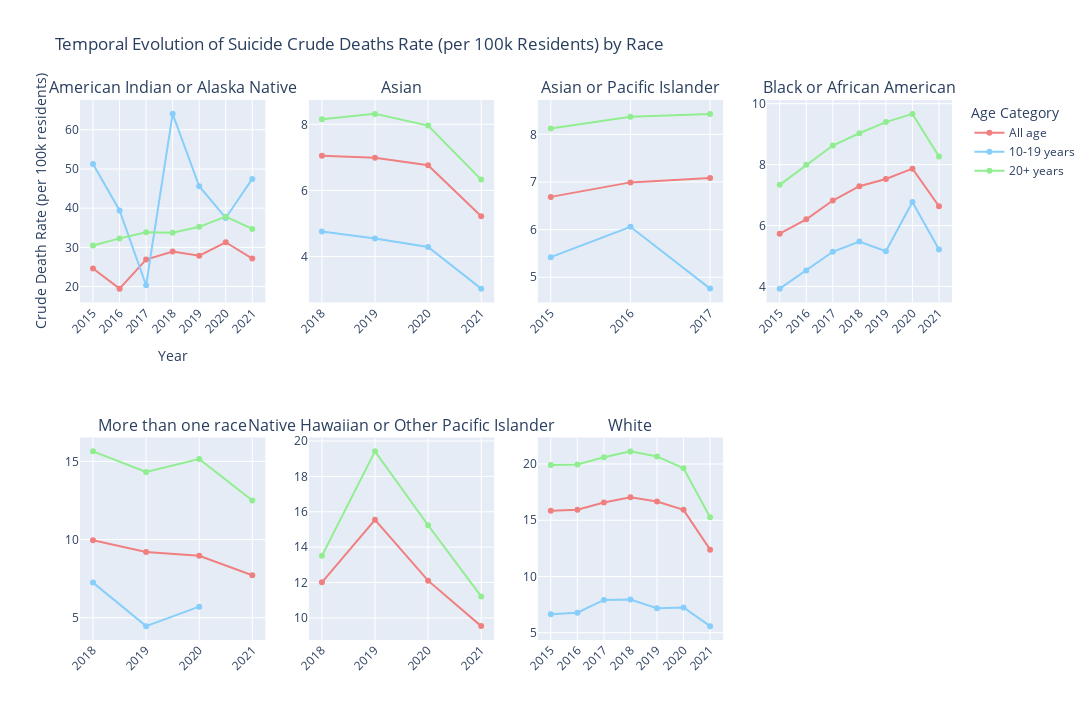

The cell this chart's notebook holds for it:
### Code cell
sd.plot_race_data_rate()

### Figure 1 — Plotly figure (JSON) as saved in the notebook; plotly's stock layout.template omitted (floating-point values rounded to 4 significant figures)
{"data": [{"marker": {"color": "lightcoral", "line": {"color": "lightcoral"}}, "mode": "lines+markers", "name": "All age", "showlegend": true, "type": "scatter", "x": ["2015", "2016", "2017", "2018", "2019", "2020", "2021"], "xaxis": "x", "y": [24.62, 19.47, 26.88, 28.95, 27.89, 31.3, 27.14], "yaxis": "y"}, {"marker": {"color": "LightSkyBlue", "line": {"color": "LightSkyBlue"}}, "mode": "lines+markers", "name": "10-19 years", "showlegend": true, "type": "scatter", "x": ["2015", "2016", "2017", "2018", "2019", "2020", "2021"], "xaxis": "x", "y": [51.26, 39.42, 20.34, 64.06, 45.59, 37.5, 47.47], "yaxis": "y"}, {"marker": {"color": "LightGreen", "line": {"color": "LightGreen"}}, "mode": "lines+markers", "name": "20+ years", "showlegend": true, "type": "scatter", "x": ["2015", "2016", "2017", "2018", "2019", "2020", "2021"], "xaxis": "x", "y": [30.46, 32.29, 33.85, 33.75, 35.24, 37.84, 34.7], "yaxis": "y"}, {"marker": {"color": "lightcoral", "line": {"color": "lightcoral"}}, "mode": "lines+markers", "name": "All age", "showlegend": false, "type": "scatter", "x": ["2018", "2019", "2020", "2021"], "xaxis": "x2", "y": [7.051, 6.987, 6.763, 5.217], "yaxis": "y2"}, {"marker": {"color": "LightSkyBlue", "line": {"color": "LightSkyBlue"}}, "mode": "lines+markers", "name": "10-19 years", "showlegend": false, "type": "scatter", "x": ["2018", "2019", "2020", "2021"], "xaxis": "x2", "y": [4.756, 4.544, 4.288, 3.027], "yaxis": "y2"}, {"marker": {"color": "LightGreen", "line": {"color": "LightGreen"}}, "mode": "lines+markers", "name": "20+ years", "showlegend": false, "type": "scatter", "x": ["2018", "2019", "2020", "2021"], "xaxis": "x2", "y": [8.149, 8.315, 7.962, 6.326], "yaxis": "y2"}, {"marker": {"color": "lightcoral", "line": {"color": "lightcoral"}}, "mode": "lines+markers", "name": "All age", "showlegend": false, "type": "scatter", "x": ["2015", "2016", "2017"], "xaxis": "x3", "y": [6.687, 6.991, 7.086], "yaxis": "y3"}, {"marker": {"color": "LightSkyBlue", "line": {"color": "LightSkyBlue"}}, "mode": "lines+markers", "name": "10-19 years", "showlegend": false, "type": "scatter", "x": ["2015", "2016", "2017"], "xaxis": "x3", "y": [5.422, 6.06, 4.762], "yaxis": "y3"}, {"marker": {"color": "LightGreen", "line": {"color": "LightGreen"}}, "mode": "lines+markers", "name": "20+ years", "showlegend": false, "type": "scatter", "x": ["2015", "2016", "2017"], "xaxis": "x3", "y": [8.121, 8.369, 8.429], "yaxis": "y3"}, {"marker": {"color": "lightcoral", "line": {"color": "lightcoral"}}, "mode": "lines+markers", "name": "All age", "showlegend": false, "type": "scatter", "x": ["2015", "2016", "2017", "2018", "2019", "2020", "2021"], "xaxis": "x4", "y": [5.734, 6.205, 6.823, 7.294, 7.529, 7.87, 6.636], "yaxis": "y4"}, {"marker": {"color": "LightSkyBlue", "line": {"color": "LightSkyBlue"}}, "mode": "lines+markers", "name": "10-19 years", "showlegend": false, "type": "scatter", "x": ["2015", "2016", "2017", "2018", "2019", "2020", "2021"], "xaxis": "x4", "y": [3.932, 4.523, 5.14, 5.48, 5.158, 6.772, 5.217], "yaxis": "y4"}, {"marker": {"color": "LightGreen", "line": {"color": "LightGreen"}}, "mode": "lines+markers", "name": "20+ years", "showlegend": false, "type": "scatter", "x": ["2015", "2016", "2017", "2018", "2019", "2020", "2021"], "xaxis": "x4", "y": [7.337, 7.995, 8.629, 9.03, 9.397, 9.667, 8.266], "yaxis": "y4"}, {"marker": {"color": "lightcoral", "line": {"color": "lightcoral"}}, "mode": "lines+markers", "name": "All age", "showlegend": false, "type": "scatter", "x": ["2018", "2019", "2020", "2021"], "xaxis": "x5", "y": [9.959, 9.21, 8.966, 7.717], "yaxis": "y5"}, {"marker": {"color": "LightSkyBlue", "line": {"color": "LightSkyBlue"}}, "mode": "lines+markers", "name": "10-19 years", "showlegend": false, "type": "scatter", "x": ["2018", "2019", "2020"], "xaxis": "x5", "y": [7.248, 4.465, 5.709], "yaxis": "y5"}, {"marker": {"color": "LightGreen", "line": {"color": "LightGreen"}}, "mode": "lines+markers", "name": "20+ years", "showlegend": false, "type": "scatter", "x": ["2018", "2019", "2020", "2021"], "xaxis": "x5", "y": [15.64, 14.32, 15.15, 12.49], "yaxis": "y5"}, {"marker": {"color": "lightcoral", "line": {"color": "lightcoral"}}, "mode": "lines+markers", "name": "All age", "showlegend": false, "type": "scatter", "x": ["2018", "2019", "2020", "2021"], "xaxis": "x6", "y": [12.01, 15.55, 12.1, 9.534], "yaxis": "y6"}, {"marker": {"color": "LightSkyBlue", "line": {"color": "LightSkyBlue"}}, "mode": "lines+markers", "name": "10-19 years", "showlegend": false, "type": "scatter", "x": [], "xaxis": "x6", "y": [], "yaxis": "y6"}, {"marker": {"color": "LightGreen", "line": {"color": "LightGreen"}}, "mode": "lines+markers", "name": "20+ years", "showlegend": false, "type": "scatter", "x": ["2018", "2019", "2020", "2021"], "xaxis": "x6", "y": [13.51, 19.41, 15.24, 11.21], "yaxis": "y6"}, {"marker": {"color": "lightcoral", "line": {"color": "lightcoral"}}, "mode": "lines+markers", "name": "All age", "showlegend": false, "type": "scatter", "x": ["2015", "2016", "2017", "2018", "2019", "2020", "2021"], "xaxis": "x7", "y": [15.84, 15.93, 16.57, 17.05, 16.66, 15.92, 12.39], "yaxis": "y7"}, {"marker": {"color": "LightSkyBlue", "line": {"color": "LightSkyBlue"}}, "mode": "lines+markers", "name": "10-19 years", "showlegend": false, "type": "scatter", "x": ["2015", "2016", "2017", "2018", "2019", "2020", "2021"], "xaxis": "x7", "y": [6.634, 6.777, 7.92, 7.956, 7.172, 7.242, 5.587], "yaxis": "y7"}, {"marker": {"color": "LightGreen", "line": {"color": "LightGreen"}}, "mode": "lines+markers", "name": "20+ years", "showlegend": false, "type": "scatter", "x": ["2015", "2016", "2017", "2018", "2019", "2020", "2021"], "xaxis": "x7", "y": [19.92, 19.95, 20.6, 21.12, 20.67, 19.62, 15.27], "yaxis": "y7"}], "layout": {"annotations": [{"font": {"size": 16}, "showarrow": false, "text": "American Indian or Alaska Native", "x": 0.1062, "xanchor": "center", "xref": "paper", "y": 1, "yanchor": "bottom", "yref": "paper"}, {"font": {"size": 16}, "showarrow": false, "text": "Asian", "x": 0.3688, "xanchor": "center", "xref": "paper", "y": 1, "yanchor": "bottom", "yref": "paper"}, {"font": {"size": 16}, "showarrow": false, "text": "Asian or Pacific Islander", "x": 0.6313, "xanchor": "center", "xref": "paper", "y": 1, "yanchor": "bottom", "yref": "paper"}, {"font": {"size": 16}, "showarrow": false, "text": "Black or African American", "x": 0.8938, "xanchor": "center", "xref": "paper", "y": 1, "yanchor": "bottom", "yref": "paper"}, {"font": {"size": 16}, "showarrow": false, "text": "More than one race", "x": 0.1062, "xanchor": "center", "xref": "paper", "y": 0.375, "yanchor": "bottom", "yref": "paper"}, {"font": {"size": 16}, "showarrow": false, "text": "Native Hawaiian or Other Pacific Islander", "x": 0.3688, "xanchor": "center", "xref": "paper", "y": 0.375, "yanchor": "bottom", "yref": "paper"}, {"font": {"size": 16}, "showarrow": false, "text": "White", "x": 0.6313, "xanchor": "center", "xref": "paper", "y": 0.375, "yanchor": "bottom", "yref": "paper"}], "height": 720, "legend": {"title": {"text": "Age Category"}}, "title": {"text": "Temporal Evolution of Suicide Crude Deaths Rate (per 100k Residents) by Race"}, "width": 1280, "xaxis": {"anchor": "y", "domain": [0, 0.2125], "tickangle": -45, "title": {"text": "Year"}}, "xaxis2": {"anchor": "y2", "domain": [0.2625, 0.475], "tickangle": -45}, "xaxis3": {"anchor": "y3", "domain": [0.525, 0.7375], "tickangle": -45}, "xaxis4": {"anchor": "y4", "domain": [0.7875, 1], "tickangle": -45}, "xaxis5": {"anchor": "y5", "domain": [0, 0.2125], "tickangle": -45}, "xaxis6": {"anchor": "y6", "domain": [0.2625, 0.475], "tickangle": -45}, "xaxis7": {"anchor": "y7", "domain": [0.525, 0.7375], "tickangle": -45}, "xaxis8": {"anchor": "y8", "domain": [0.7875, 1], "tickangle": -45}, "yaxis": {"anchor": "x", "domain": [0.625, 1], "title": {"text": "Crude Death Rate (per 100k residents)"}}, "yaxis2": {"anchor": "x2", "domain": [0.625, 1]}, "yaxis3": {"anchor": "x3", "domain": [0.625, 1]}, "yaxis4": {"anchor": "x4", "domain": [0.625, 1]}, "yaxis5": {"anchor": "x5", "domain": [0, 0.375]}, "yaxis6": {"anchor": "x6", "domain": [0, 0.375]}, "yaxis7": {"anchor": "x7", "domain": [0, 0.375]}, "yaxis8": {"anchor": "x8", "domain": [0, 0.375]}}}
